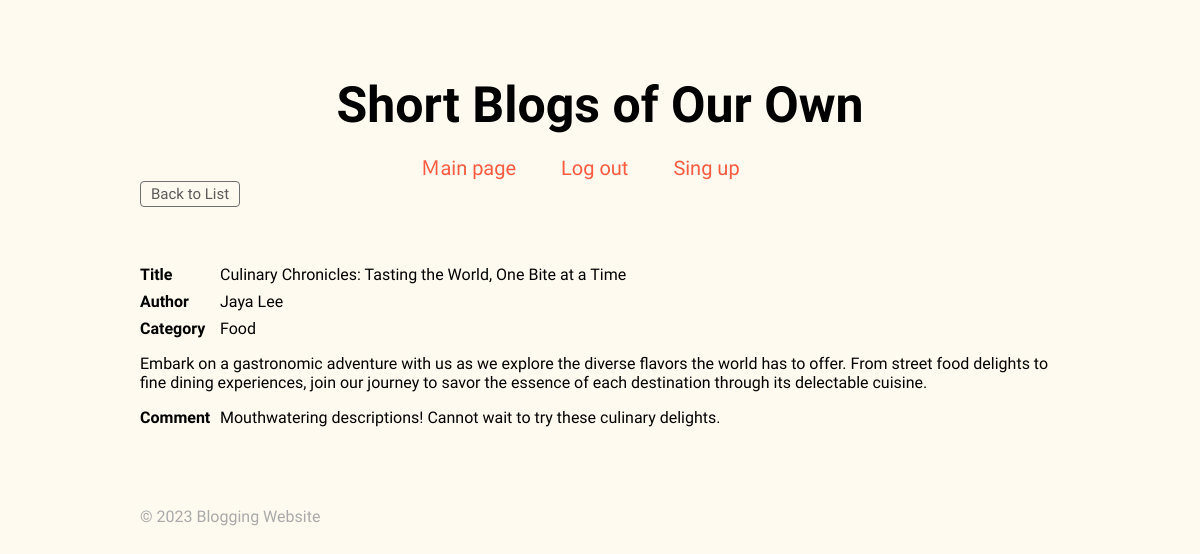
Page /server/show.php?id=1 on the committed database.
### tables this page shows
CREATE TABLE IF NOT EXISTS `shortblogs` (
  `id` int(100) NOT NULL AUTO_INCREMENT,
  `title` varchar(255) NOT NULL,
  `author` varchar(100) NOT NULL,
  `category` varchar(255) NOT NULL,
  `content` varchar(1000) NOT NULL,
  `comment` varchar(500), 
  PRIMARY KEY (`id`)
);

### server/show.php (the view, shortened to what this page needs)
<!DOCTYPE html>
<html lang="en">
<head>
  <link rel="stylesheet" href="/A02-organized/blogstyle.css" />
</head>
<body>
<?php
include "headerEm.php" ;
$db = db_connect();
$id = $_GET['id'] ;
$sql = "SELECT * FROM shortblogs WHERE id= '$id' ";
$result_set = mysqli_query($db, $sql);
$result = mysqli_fetch_assoc($result_set);
?>
<div id="content">
  <div class="actions">
    <a class="back-link"  href="index.php"> Back to List</a>
  </div>
  <div class="page show">
    <div class="attributes">
      <dl>
        <dt>Title</dt>
        <dd><?php echo $result['title']; ?></dd>
      </dl>
      <dl>
        <dt>Author</dt>
        <dd><?php echo $result['author']; ?></dd>
      </dl>
      <dl>
        <dt>Category</dt>
        <dd><?php echo $result['category']; ?></dd>
      </dl>
      <div>
        <P><?php echo $result['content']; ?></P>
      </div>
      <div>
      <dt>Comment</dt>
        <P><?php echo $result['comment']; ?></P>
      </div>
  </div>
  <?php include 'footerEm.php'; ?>
</body>
</html>

### blogstyle.css (style rules this page uses)
html { background-color: #FEFAEF; font-family: 'Varta', sans-serif; height: 100%; width: 100%; padding: auto; }
body { margin: 1%; padding: 0; }
#content { width: 60%; min-height: 500px; padding: 0 20px; margin: 0 auto; }
#content { width: 920px; min-height: 500px; padding: 0 30px; }
.actions { display: flex; justify-content: space-between; align-items: flex-end; margin-bottom: 20px; }
div.page.show { margin-top: 50px; }
dl { clear: both; overflow: hidden; margin: 0.5em 0; }
dt { float: left; font-weight: bold; width: 80px; }
dd { width: 500px; margin-left: 1em; }
.actions > a { font-size: 15px; text-decoration: none; color: #5a5a5a; border: 1px solid #6f6f6f; border-radius: 4px; padding: 3px 10px; margin: 0; margin-bottom: 8px; }

### rows in the picture
shortblogs: title "Culinary Chronicles: Tasting the World, One Bite at a Time", author "Jaya Lee", category "Food", content "Embark on a gastronomic adventure with us as we explore the diverse flavors the world has to offer. From street food delights to fine dining experiences, join our journey to savor the essence of each destination through its delectable cuisine.", comment "Mouthwatering descriptions! Cannot wait to try these culinary delights."
